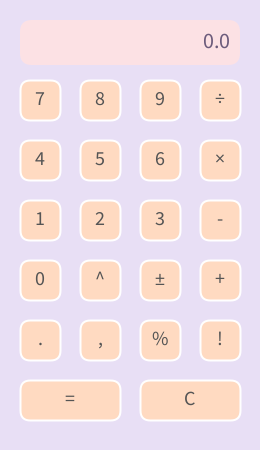
Frame 1 (no input)
Frame 60 (the mouse pressed at the canvas centre just before this capture): identical to frame 1, image omitted
Frame 120 (the mouse held since frame 60 and released just before this capture): identical to frame 1, image omitted

The Processing sketch that drew this single still picture (run headless with seeded random() and noise(); from frame 60 on, the mouse is pressed at the canvas centre):

// Processing sketch: CALCULATORPLAN
// ── CALCULATORPLAN.pde

// Emery Carter | Sept 14th 2026 | Calculator
float l, r, result;
char op;
boolean left;
boolean newEntry;
String displayVal;

Button[] numButtons = new Button[10];
Button[] opButtons = new Button[12];

void setup() {
  size(260, 450);
  
  l = 0.0;
  r = 0.0;
  result = 0.0;
  op = ' ';
  left = true;
  newEntry = true;
  displayVal = "0.0";

  // Number Buttons
  numButtons[0] = new Button(20, 260, 40, 40, '0');
  numButtons[1] = new Button(20, 200, 40, 40, '1');
  numButtons[2] = new Button(80, 200, 40, 40, '2');
  numButtons[3] = new Button(140, 200, 40, 40, '3');
  numButtons[4] = new Button(20, 140, 40, 40, '4');
  numButtons[5] = new Button(80, 140, 40, 40, '5');
  numButtons[6] = new Button(140, 140, 40, 40, '6');
  numButtons[7] = new Button(20, 80, 40, 40, '7');
  numButtons[8] = new Button(80, 80, 40, 40, '8');
  numButtons[9] = new Button(140, 80, 40, 40, '9');

  // Operator Buttons
  opButtons[0]  = new Button(200, 80, 40, 40, '÷');
  opButtons[1]  = new Button(200, 140, 40, 40, '×');
  opButtons[2]  = new Button(200, 200, 40, 40, '-');
  opButtons[3]  = new Button(200, 260, 40, 40, '+');
  opButtons[4]  = new Button(20, 320, 40, 40, '.');
  opButtons[5]  = new Button(20, 380, 100, 40, '=');
  opButtons[6]  = new Button(80, 320, 40, 40, ',');
  opButtons[7]  = new Button(140, 260, 40, 40, '±');
  opButtons[8]  = new Button(140, 320, 40, 40, '%');
  opButtons[9]  = new Button(200, 320, 40, 40, '!');
  opButtons[10] = new Button(140, 380, 100, 40, 'C');
  opButtons[11] = new Button(80, 260, 40, 40, '^');
}

void draw() {
  background(#E8DFF5); // Soft lavender background
  updateDisplay();

  for (int i = 0; i < numButtons.length; i++) {
    numButtons[i].mouseOver(mouseX, mouseY);
    numButtons[i].display();
  }
  for (int i = 0; i < opButtons.length; i++) {
    opButtons[i].mouseOver(mouseX, mouseY);
    opButtons[i].display();
  }
}

void updateDisplay() {
  // Display box
  noStroke();
  fill(#FCE1E4);
  rect(20, 20, 220, 45, 12);

  // Text
  fill(#6C5B7B);
  textSize(22);
  textAlign(RIGHT, CENTER);
  text(displayVal, 230, 40);
}

void mouseReleased() {
  // Handle Number Buttons
  for (int i = 0; i < numButtons.length; i++) {
    if (numButtons[i].hover) {
      String digit = str(numButtons[i].val);

      if (newEntry || displayVal.equals("0.0") || displayVal.equals("ERROR")) {
        displayVal = digit;
        newEntry = false;
      } else {
        displayVal += digit;
      }

      if (left) {
        l = float(displayVal);
      } else {
        r = float(displayVal);
      }
    }
  }

  // Handle Operator Buttons
  for (int i = 0; i < opButtons.length; i++) {
    if (opButtons[i].hover) {
      char clicked = opButtons[i].val;

      if (clicked == '=') {
        performCalc();
      } else if (clicked == '+' || clicked == '-' || clicked == '×' || clicked == '÷' || clicked == '^') {
        op = clicked;
        left = false;
        newEntry = true;
      } else if (clicked == 'C') {
        l = 0.0;
        r = 0.0;
        result = 0.0;
        op = ' ';
        left = true;
        newEntry = true;
        displayVal = "0.0";
      } else if (clicked == '.' || clicked == ',') {
        if (!displayVal.contains(".")) {
          displayVal += ".";
          if (left) {
            l = float(displayVal);
          } else {
            r = float(displayVal);
          }
        }
      } else if (clicked == '±') {
        if (!displayVal.equals("0.0") && !displayVal.equals("ERROR")) {
          if (displayVal.startsWith("-")) {
            displayVal = displayVal.substring(1);
          } else {
            displayVal = "-" + displayVal;
          }
          if (left) {
            l = float(displayVal);
          } else {
            r = float(displayVal);
          }
        }
      } else if (clicked == '%') {
        if (left) {
          l = l / 100.0;
          displayVal = str(l);
        } else {
          r = l * (r / 100.0);
          displayVal = str(r);
        }
      } else if (clicked == '!') {
        float valToFactorial = left ? l : r;
        if (valToFactorial >= 0 && valToFactorial <= 20) {
          float factResult = factorial((int)valToFactorial);
          displayVal = str(factResult);
          if (left) {
            l = factResult;
          } else {
            r = factResult;
          }
        } else {
          displayVal = "ERROR";
          newEntry = true;
        }
      }
    }
  }

  printState();
}

void printState() {
  println("l: " + l + " | r: " + r + " | result: " + result + " | left: " + left + " | op: " + op + " | display: " + displayVal);
}

void performCalc() {
  if (op == '+') {
    result = l + r;
  } else if (op == '-') {
    result = l - r;
  } else if (op == '÷') {
    if (r == 0) {
      displayVal = "ERROR";
      newEntry = true;
      return;
    }
    result = l / r;
  } else if (op == '×') {
    result = l * r;
  } else if (op == '^') {
    result = pow(l, r);
  } else {
    return;
  }

  displayVal = str(result);
  l = result;
  r = 0.0;
  left = true;
  newEntry = true;
}

float factorial(int n) {
  if (n <= 1) return 1;
  float fact = 1;
  for (int i = 2; i <= n; i++) {
    fact *= i;
  }
  return fact;
}

// ── Button.pde
class Button {
  float x, y, w, h;
  color c1, c2;
  char val;
  boolean hover;

  // Constructor
  Button(float x, float y, float w, float h, char val) {
    this.x = x;
    this.y = y;
    this.w = w;
    this.h = h;
    c1 = color(#B5EAD7); // Mint hover
    c2 = color(#FFDAC1); // Soft peach default
    this.val = val;
    hover = false;
  }

  // Member Methods
  void display() {
    stroke(255);
    strokeWeight(2);
    if (hover) {
      fill(c1);
    } else {
      fill(c2);
    }
    rect(x, y, w, h, 10); // Rounded corners
    
    fill(#555555);
    textSize(20);
    textAlign(CENTER, CENTER);
    text(val, x + w/2, y + h/2 - 2);
  }

  void mouseOver(float tempX, float tempY) {
    // Correct boundary check for top-left aligned rects
    if (tempX >= x && tempX <= x + w && tempY >= y && tempY <= y + h) {
      hover = true;
    } else {
      hover = false;
    }
  }
}
